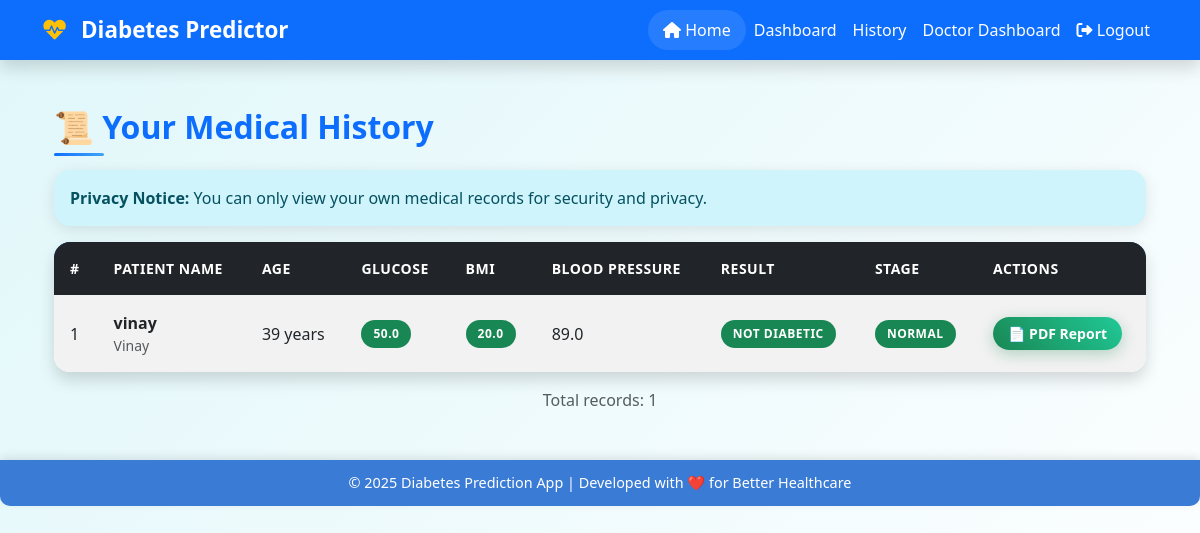
The app's page /history (signed in) with its own data.
### tables this page shows
CREATE TABLE patients (
            id INTEGER PRIMARY KEY AUTOINCREMENT,
            user_id INTEGER,
            name TEXT,
            age INTEGER,
            pregnancies INTEGER,
            glucose REAL,
            bp REAL,
            skin REAL,
            insulin REAL,
            bmi REAL,
            dpf REAL,
            result TEXT,
            stage TEXT,
            suggestion TEXT,
            FOREIGN KEY(user_id) REFERENCES users(id)
        );

CREATE TABLE users (
            id INTEGER PRIMARY KEY AUTOINCREMENT,
            username TEXT UNIQUE,
            password TEXT,
            role TEXT
        );

### app.py (the view)
@app.route("/history")
def history():
    if "user_id" not in session:
        return redirect(url_for("login"))
    conn = sqlite3.connect("diabetes.db")
    cursor = conn.cursor()
    cursor.execute("""
        SELECT p.id, u.username, p.name, p.age, p.glucose, p.bmi, p.bp, p.result, p.stage, p.suggestion
        FROM patients p
        JOIN users u ON p.user_id = u.id
        WHERE p.user_id=?
        ORDER BY p.id DESC
    """, (session["user_id"],))
    data = cursor.fetchall()
    conn.close()
    return render_template("history.html", patients=data)

### Templates/history.html (shortened to what this page needs)
{% extends "base.html" %}
{% block content %}
<div class="container my-5">
  <h2 class="mb-4 text-primary">📜 Your Medical History</h2>
  {% if patients %}
  <div class="alert alert-info">
    <strong>Privacy Notice:</strong> You can only view your own medical records for security and privacy.
  </div>
  <div class="table-responsive shadow rounded-4">
    <table class="table table-hover table-striped align-middle mb-0">
      <thead class="table-dark">
        <tr>
          <th>#</th>
          <th>Patient Name</th>
          <th>Age</th>
          <th>Glucose</th>
          <th>BMI</th>
          <th>Blood Pressure</th>
          <th>Result</th>
          <th>Stage</th>
          <th>Actions</th>
        </tr>
      </thead>
      <tbody>
        {% for patient in patients %}
        <tr>
          <td>{{ loop.index }}</td>
          <td>
            <strong>{{ patient[2] }}</strong>
            <small class="text-muted d-block">{{ patient[1] }}</small>
          </td>
          <td>{{ patient[3] }} years</td>
          <td>
            <span class="badge {% if patient[4] > 140 %}bg-danger{% elif patient[4] > 110 %}bg-warning{% else %}bg-success{% endif %}">
              {{ patient[4] }}
            </span>
          </td>
          <td>
            <span class="badge {% if patient[5] > 30 %}bg-danger{% elif patient[5] > 25 %}bg-warning{% else %}bg-success{% endif %}">
              {{ patient[5] }}
            </span>
          </td>
          <td>{{ patient[6] }}</td>
          <td>
            {% if patient[7] == "Diabetic" %}
              <span class="badge bg-danger">{{ patient[7] }}</span>
            {% else %}
              <span class="badge bg-success">{{ patient[7] }}</span>
            {% endif %}
          </td>
          <td>
            {% if patient[8] == "Normal" %}
              <span class="badge bg-success">{{ patient[8] }}</span>
            {% elif patient[8] == "Pre-Diabetic" %}
              <span class="badge bg-warning text-dark">{{ patient[8] }}</span>
            {% else %}
              <span class="badge bg-danger">{{ patient[8] }}</span>
            {% endif %}
          </td>
          <td>
            <a href="{{ url_for('download_report', patient_id=patient[0]) }}"
               class="btn btn-sm btn-success"
               title="Download detailed report">
               📄 PDF Report
            </a>
          </td>
        </tr>
        {% endfor %}
      </tbody>
    </table>
  </div>
  <div class="mt-3 text-muted text-center">
    Total records: {{ patients|length }}
  </div>
  {% endif %}
</div>
{% endblock %}

### static/style.css (style rules this page uses)
body { font-family: 'Segoe UI', Tahoma, Geneva, Verdana, sans-serif; background-color: #f4f7fa; color: #333; }
h1, h2, h3, h4, h5, h6 { font-weight: 700; position: relative; }
h2::after { content: ''; position: absolute; bottom: -10px; left: 0; width: 50px; height: 3px; background: linear-gradient(45deg, #0d6efd, #42a5f5); border-radius: 2px; }
.btn { font-weight: 600; border-radius: 25px; padding: 10px 25px; transition: all 0.3s ease; position: relative; overflow: hidden; }
.btn::before { content: ''; position: absolute; top: 50%; left: 50%; width: 0; height: 0; background: rgba(255, 255, 255, 0.2); border-radius: 50%; transform: translate(-50%, -50%); transition: width 0.6s, height 0.6s; }
.btn-success { background: linear-gradient(45deg, #198754, #20c997); border: none; box-shadow: 0 4px 15px rgba(25, 135, 84, 0.3); }
.btn-sm { padding: 6px 15px; font-size: 0.875rem; }
.table { border-radius: 0.75rem; overflow: hidden; box-shadow: 0 8px 20px rgba(0,0,0,0.05); background: white; }
.table thead { background: linear-gradient(45deg, #0d6efd, #42a5f5); color: #fff; }
.table thead th { border: none; font-weight: 600; text-transform: uppercase; font-size: 0.875rem; letter-spacing: 0.5px; padding: 1rem; }
.table tbody tr { transition: all 0.3s ease; border: none; }
.table tbody td { border: none; padding: 1rem; vertical-align: middle; }
.badge { font-size: 0.75rem; font-weight: 600; padding: 0.5rem 0.75rem; border-radius: 20px; text-transform: uppercase; letter-spacing: 0.5px; }
.alert { border-radius: 1rem; border: none; box-shadow: 0 4px 15px rgba(0,0,0,0.1); animation: slideInDown 0.5s ease-out; }

### Templates/base.html (style rules this page uses)
body { min-height: 100vh; margin: 0; font-family: 'Segoe UI', Tahoma, Geneva, Verdana, sans-serif; background: linear-gradient(135deg, #e0f7fa, #ffffff); color: #333; }
table { background: rgba(255,255,255,0.95); border-radius: 10px; box-shadow: 0 5px 15px rgba(0,0,0,0.05); }
th { background-color: #3a7bd5; color: white; }

### records on screen
patients: name "vinay", username "Vinay", age "39", glucose "50.0", bmi "20.0", bp "89.0", result "NOT DIABETIC", stage "NORMAL"

### other values on screen
{{ patients|length }} "1"
